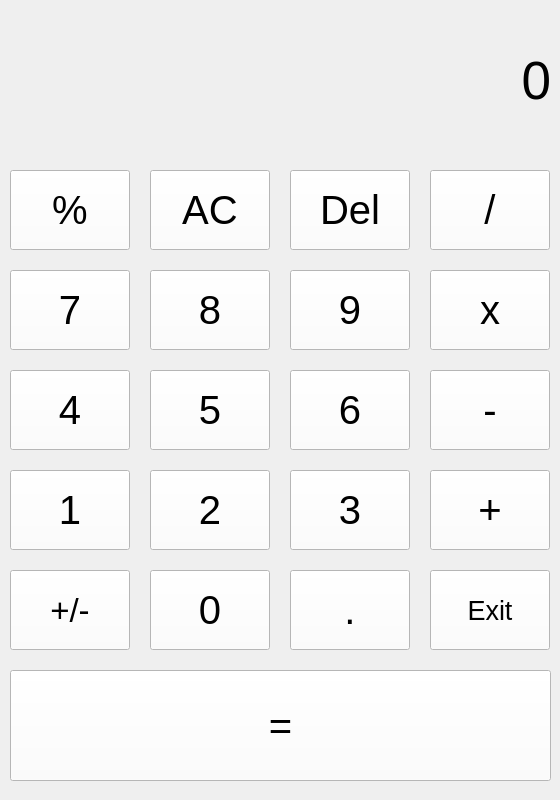
<?xml version="1.0" encoding="UTF-8"?>
<ui version="4.0">
 <class>Form</class>
 <widget class="QWidget" name="Form">
  <property name="geometry">
   <rect>
    <x>0</x>
    <y>0</y>
    <width>560</width>
    <height>800</height>
   </rect>
  </property>
  <property name="minimumSize">
   <size>
    <width>560</width>
    <height>800</height>
   </size>
  </property>
  <property name="maximumSize">
   <size>
    <width>560</width>
    <height>800</height>
   </size>
  </property>
  <property name="windowTitle">
   <string>Form</string>
  </property>
  <widget class="QLabel" name="label">
   <property name="geometry">
    <rect>
     <x>10</x>
     <y>0</y>
     <width>541</width>
     <height>161</height>
    </rect>
   </property>
   <property name="font">
    <font>
     <pointsize>40</pointsize>
    </font>
   </property>
   <property name="frameShape">
    <enum>QFrame::Box</enum>
   </property>
   <property name="lineWidth">
    <number>0</number>
   </property>
   <property name="text">
    <string>0</string>
   </property>
   <property name="alignment">
    <set>Qt::AlignRight|Qt::AlignTrailing|Qt::AlignVCenter</set>
   </property>
  </widget>
  <widget class="QPushButton" name="Percent_Button">
   <property name="geometry">
    <rect>
     <x>10</x>
     <y>170</y>
     <width>120</width>
     <height>80</height>
    </rect>
   </property>
   <property name="minimumSize">
    <size>
     <width>120</width>
     <height>80</height>
    </size>
   </property>
   <property name="maximumSize">
    <size>
     <width>160</width>
     <height>80</height>
    </size>
   </property>
   <property name="font">
    <font>
     <pointsize>30</pointsize>
     <weight>50</weight>
     <bold>false</bold>
    </font>
   </property>
   <property name="styleSheet">
    <string notr="true">QPushButton#Percent_Button{
	background-color: rgb(255, 255, 255);
}
QPushButton#Percent_Button:hover{
	background-color: rgb(211, 211, 211);
}
QPushButton#Percent_Button:pressed{
	
	background-color: rgb(143, 143, 143);
}</string>
   </property>
   <property name="text">
    <string>%</string>
   </property>
  </widget>
  <widget class="QPushButton" name="AC_Button">
   <property name="geometry">
    <rect>
     <x>150</x>
     <y>170</y>
     <width>120</width>
     <height>80</height>
    </rect>
   </property>
   <property name="minimumSize">
    <size>
     <width>120</width>
     <height>80</height>
    </size>
   </property>
   <property name="maximumSize">
    <size>
     <width>120</width>
     <height>80</height>
    </size>
   </property>
   <property name="font">
    <font>
     <pointsize>30</pointsize>
    </font>
   </property>
   <property name="styleSheet">
    <string notr="true">QPushButton#AC_Button{
	background-color: rgb(255, 255, 255);
}
QPushButton#AC_Button:hover{
	background-color: rgb(211, 211, 211);
}
QPushButton#AC_Button:pressed{
	
	background-color: rgb(143, 143, 143);
}</string>
   </property>
   <property name="text">
    <string>AC</string>
   </property>
  </widget>
  <widget class="QPushButton" name="Arrow_Button">
   <property name="geometry">
    <rect>
     <x>290</x>
     <y>170</y>
     <width>120</width>
     <height>80</height>
    </rect>
   </property>
   <property name="minimumSize">
    <size>
     <width>120</width>
     <height>80</height>
    </size>
   </property>
   <property name="maximumSize">
    <size>
     <width>120</width>
     <height>80</height>
    </size>
   </property>
   <property name="font">
    <font>
     <pointsize>30</pointsize>
    </font>
   </property>
   <property name="styleSheet">
    <string notr="true">QPushButton#Arrow_Button{
	background-color: rgb(255, 255, 255);
}
QPushButton#Arrow_Button:hover{
	background-color: rgb(211, 211, 211);
}
QPushButton#Arrow_Button:pressed{
	
	background-color: rgb(143, 143, 143);
}</string>
   </property>
   <property name="text">
    <string>Del</string>
   </property>
  </widget>
  <widget class="QPushButton" name="Div_Button">
   <property name="geometry">
    <rect>
     <x>430</x>
     <y>170</y>
     <width>120</width>
     <height>80</height>
    </rect>
   </property>
   <property name="minimumSize">
    <size>
     <width>120</width>
     <height>80</height>
    </size>
   </property>
   <property name="maximumSize">
    <size>
     <width>120</width>
     <height>80</height>
    </size>
   </property>
   <property name="font">
    <font>
     <pointsize>30</pointsize>
    </font>
   </property>
   <property name="styleSheet">
    <string notr="true">QPushButton#Div_Button{
	background-color: rgb(255, 255, 255);
}
QPushButton#Div_Button:hover{
	background-color: rgb(211, 211, 211);
}
QPushButton#Div_Button:pressed{
	
	background-color: rgb(143, 143, 143);
}</string>
   </property>
   <property name="text">
    <string>/</string>
   </property>
  </widget>
  <widget class="QPushButton" name="Number7">
   <property name="geometry">
    <rect>
     <x>10</x>
     <y>270</y>
     <width>120</width>
     <height>80</height>
    </rect>
   </property>
   <property name="minimumSize">
    <size>
     <width>120</width>
     <height>80</height>
    </size>
   </property>
   <property name="maximumSize">
    <size>
     <width>120</width>
     <height>80</height>
    </size>
   </property>
   <property name="font">
    <font>
     <pointsize>30</pointsize>
    </font>
   </property>
   <property name="styleSheet">
    <string notr="true">QPushButton#Number7{
	background-color: rgb(255, 255, 255);
}
QPushButton#Number7:hover{
	background-color: rgb(211, 211, 211);
}
QPushButton#Number7:pressed{
	
	background-color: rgb(143, 143, 143);
}</string>
   </property>
   <property name="text">
    <string>7</string>
   </property>
  </widget>
  <widget class="QPushButton" name="Number4">
   <property name="geometry">
    <rect>
     <x>10</x>
     <y>370</y>
     <width>120</width>
     <height>80</height>
    </rect>
   </property>
   <property name="minimumSize">
    <size>
     <width>120</width>
     <height>80</height>
    </size>
   </property>
   <property name="maximumSize">
    <size>
     <width>120</width>
     <height>80</height>
    </size>
   </property>
   <property name="font">
    <font>
     <pointsize>30</pointsize>
    </font>
   </property>
   <property name="styleSheet">
    <string notr="true">QPushButton#Number4{
	background-color: rgb(255, 255, 255);
}
QPushButton#Number4:hover{
	background-color: rgb(211, 211, 211);
}
QPushButton#Number4:pressed{
	
	background-color: rgb(143, 143, 143);
}</string>
   </property>
   <property name="text">
    <string>4</string>
   </property>
  </widget>
  <widget class="QPushButton" name="Number1">
   <property name="geometry">
    <rect>
     <x>10</x>
     <y>470</y>
     <width>120</width>
     <height>80</height>
    </rect>
   </property>
   <property name="minimumSize">
    <size>
     <width>120</width>
     <height>80</height>
    </size>
   </property>
   <property name="maximumSize">
    <size>
     <width>120</width>
     <height>80</height>
    </size>
   </property>
   <property name="font">
    <font>
     <pointsize>30</pointsize>
    </font>
   </property>
   <property name="styleSheet">
    <string notr="true">QPushButton#Number1{
	background-color: rgb(255, 255, 255);
}
QPushButton#Number1:hover{
	background-color: rgb(211, 211, 211);
}
QPushButton#Number1:pressed{
	
	background-color: rgb(143, 143, 143);
}</string>
   </property>
   <property name="text">
    <string>1</string>
   </property>
  </widget>
  <widget class="QPushButton" name="Number8">
   <property name="geometry">
    <rect>
     <x>150</x>
     <y>270</y>
     <width>120</width>
     <height>80</height>
    </rect>
   </property>
   <property name="minimumSize">
    <size>
     <width>120</width>
     <height>80</height>
    </size>
   </property>
   <property name="maximumSize">
    <size>
     <width>120</width>
     <height>80</height>
    </size>
   </property>
   <property name="font">
    <font>
     <pointsize>30</pointsize>
    </font>
   </property>
   <property name="styleSheet">
    <string notr="true">QPushButton#Number8{
	background-color: rgb(255, 255, 255);
}
QPushButton#Number8:hover{
	background-color: rgb(211, 211, 211);
}
QPushButton#Number8:pressed{
	
	background-color: rgb(143, 143, 143);
}</string>
   </property>
   <property name="text">
    <string>8</string>
   </property>
  </widget>
  <widget class="QPushButton" name="Number9">
   <property name="geometry">
    <rect>
     <x>290</x>
     <y>270</y>
     <width>120</width>
     <height>80</height>
    </rect>
   </property>
   <property name="minimumSize">
    <size>
     <width>120</width>
     <height>80</height>
    </size>
   </property>
   <property name="maximumSize">
    <size>
     <width>120</width>
     <height>80</height>
    </size>
   </property>
   <property name="font">
    <font>
     <pointsize>30</pointsize>
    </font>
   </property>
   <property name="styleSheet">
    <string notr="true">QPushButton#Number9{
	background-color: rgb(255, 255, 255);
}
QPushButton#Number9:hover{
	background-color: rgb(211, 211, 211);
}
QPushButton#Number9:pressed{
	
	background-color: rgb(143, 143, 143);
}</string>
   </property>
   <property name="text">
    <string>9</string>
   </property>
  </widget>
  <widget class="QPushButton" name="Multiply_Button">
   <property name="geometry">
    <rect>
     <x>430</x>
     <y>270</y>
     <width>120</width>
     <height>80</height>
    </rect>
   </property>
   <property name="minimumSize">
    <size>
     <width>120</width>
     <height>80</height>
    </size>
   </property>
   <property name="maximumSize">
    <size>
     <width>120</width>
     <height>80</height>
    </size>
   </property>
   <property name="font">
    <font>
     <pointsize>30</pointsize>
    </font>
   </property>
   <property name="styleSheet">
    <string notr="true">QPushButton#Multiply_Button{
	background-color: rgb(255, 255, 255);
}
QPushButton#Multiply_Button:hover{
	background-color: rgb(211, 211, 211);
}
QPushButton#Multiply_Button:pressed{
	
	background-color: rgb(143, 143, 143);
}</string>
   </property>
   <property name="text">
    <string>x</string>
   </property>
  </widget>
  <widget class="QPushButton" name="Number5">
   <property name="geometry">
    <rect>
     <x>150</x>
     <y>370</y>
     <width>120</width>
     <height>80</height>
    </rect>
   </property>
   <property name="minimumSize">
    <size>
     <width>120</width>
     <height>80</height>
    </size>
   </property>
   <property name="maximumSize">
    <size>
     <width>120</width>
     <height>80</height>
    </size>
   </property>
   <property name="font">
    <font>
     <pointsize>30</pointsize>
    </font>
   </property>
   <property name="styleSheet">
    <string notr="true">QPushButton#Number5{
	background-color: rgb(255, 255, 255);
}
QPushButton#Number5:hover{
	background-color: rgb(211, 211, 211);
}
QPushButton#Number5:pressed{
	
	background-color: rgb(143, 143, 143);
}</string>
   </property>
   <property name="text">
    <string>5</string>
   </property>
  </widget>
  <widget class="QPushButton" name="Number6">
   <property name="geometry">
    <rect>
     <x>290</x>
     <y>370</y>
     <width>120</width>
     <height>80</height>
    </rect>
   </property>
   <property name="minimumSize">
    <size>
     <width>120</width>
     <height>80</height>
    </size>
   </property>
   <property name="maximumSize">
    <size>
     <width>120</width>
     <height>80</height>
    </size>
   </property>
   <property name="font">
    <font>
     <pointsize>30</pointsize>
    </font>
   </property>
   <property name="styleSheet">
    <string notr="true">QPushButton#Number6{
	background-color: rgb(255, 255, 255);
}
QPushButton#Number6:hover{
	background-color: rgb(211, 211, 211);
}
QPushButton#Number6:pressed{
	
	background-color: rgb(143, 143, 143);
}</string>
   </property>
   <property name="text">
    <string>6</string>
   </property>
  </widget>
  <widget class="QPushButton" name="Minus_Button">
   <property name="geometry">
    <rect>
     <x>430</x>
     <y>370</y>
     <width>120</width>
     <height>80</height>
    </rect>
   </property>
   <property name="minimumSize">
    <size>
     <width>120</width>
     <height>80</height>
    </size>
   </property>
   <property name="maximumSize">
    <size>
     <width>80</width>
     <height>80</height>
    </size>
   </property>
   <property name="font">
    <font>
     <pointsize>30</pointsize>
    </font>
   </property>
   <property name="styleSheet">
    <string notr="true">QPushButton#Minus_Button{
	background-color: rgb(255, 255, 255);
}
QPushButton#Minus_Button:hover{
	background-color: rgb(211, 211, 211);
}
QPushButton#Minus_Button:pressed{
	
	background-color: rgb(143, 143, 143);
}</string>
   </property>
   <property name="text">
    <string>-</string>
   </property>
  </widget>
  <widget class="QPushButton" name="Number2">
   <property name="geometry">
    <rect>
     <x>150</x>
     <y>470</y>
     <width>120</width>
     <height>80</height>
    </rect>
   </property>
   <property name="minimumSize">
    <size>
     <width>120</width>
     <height>80</height>
    </size>
   </property>
   <property name="maximumSize">
    <size>
     <width>120</width>
     <height>80</height>
    </size>
   </property>
   <property name="font">
    <font>
     <pointsize>30</pointsize>
    </font>
   </property>
   <property name="styleSheet">
    <string notr="true">QPushButton#Number2{
	background-color: rgb(255, 255, 255);
}
QPushButton#Number2:hover{
	background-color: rgb(211, 211, 211);
}
QPushButton#Number2:pressed{
	
	background-color: rgb(143, 143, 143);
}</string>
   </property>
   <property name="text">
    <string>2</string>
   </property>
  </widget>
  <widget class="QPushButton" name="Number3">
   <property name="geometry">
    <rect>
     <x>290</x>
     <y>470</y>
     <width>120</width>
     <height>80</height>
    </rect>
   </property>
   <property name="minimumSize">
    <size>
     <width>120</width>
     <height>80</height>
    </size>
   </property>
   <property name="maximumSize">
    <size>
     <width>120</width>
     <height>80</height>
    </size>
   </property>
   <property name="font">
    <font>
     <pointsize>30</pointsize>
    </font>
   </property>
   <property name="styleSheet">
    <string notr="true">QPushButton#Number3{
	background-color: rgb(255, 255, 255);
}
QPushButton#Number3:hover{
	background-color: rgb(211, 211, 211);
}
QPushButton#Number3:pressed{
	
	background-color: rgb(143, 143, 143);
}</string>
   </property>
   <property name="text">
    <string>3</string>
   </property>
  </widget>
  <widget class="QPushButton" name="Add_Button">
   <property name="geometry">
    <rect>
     <x>430</x>
     <y>470</y>
     <width>120</width>
     <height>80</height>
    </rect>
   </property>
   <property name="minimumSize">
    <size>
     <width>120</width>
     <height>80</height>
    </size>
   </property>
   <property name="maximumSize">
    <size>
     <width>120</width>
     <height>80</height>
    </size>
   </property>
   <property name="font">
    <font>
     <pointsize>30</pointsize>
    </font>
   </property>
   <property name="styleSheet">
    <string notr="true">QPushButton#Add_Button{
	background-color: rgb(255, 255, 255);
}
QPushButton#Add_Button:hover{
	background-color: rgb(211, 211, 211);
}
QPushButton#Add_Button:pressed{
	
	background-color: rgb(143, 143, 143);
}</string>
   </property>
   <property name="text">
    <string>+</string>
   </property>
  </widget>
  <widget class="QPushButton" name="Change_Button">
   <property name="geometry">
    <rect>
     <x>10</x>
     <y>570</y>
     <width>120</width>
     <height>80</height>
    </rect>
   </property>
   <property name="minimumSize">
    <size>
     <width>120</width>
     <height>80</height>
    </size>
   </property>
   <property name="maximumSize">
    <size>
     <width>120</width>
     <height>80</height>
    </size>
   </property>
   <property name="font">
    <font>
     <pointsize>25</pointsize>
    </font>
   </property>
   <property name="styleSheet">
    <string notr="true">QPushButton#Change_Button{
	background-color: rgb(255, 255, 255);
}
QPushButton#Change_Button:hover{
	background-color: rgb(211, 211, 211);
}
QPushButton#Change_Button:pressed{
	
	background-color: rgb(143, 143, 143);
}</string>
   </property>
   <property name="text">
    <string>+/-</string>
   </property>
  </widget>
  <widget class="QPushButton" name="Number0">
   <property name="geometry">
    <rect>
     <x>150</x>
     <y>570</y>
     <width>120</width>
     <height>80</height>
    </rect>
   </property>
   <property name="minimumSize">
    <size>
     <width>120</width>
     <height>80</height>
    </size>
   </property>
   <property name="maximumSize">
    <size>
     <width>120</width>
     <height>80</height>
    </size>
   </property>
   <property name="font">
    <font>
     <pointsize>30</pointsize>
    </font>
   </property>
   <property name="styleSheet">
    <string notr="true">QPushButton#Number0{
	background-color: rgb(255, 255, 255);
}
QPushButton#Number0:hover{
	background-color: rgb(211, 211, 211);
}
QPushButton#Number0:pressed{
	
	background-color: rgb(143, 143, 143);
}</string>
   </property>
   <property name="text">
    <string>0</string>
   </property>
  </widget>
  <widget class="QPushButton" name="Dot_Button">
   <property name="geometry">
    <rect>
     <x>290</x>
     <y>570</y>
     <width>120</width>
     <height>80</height>
    </rect>
   </property>
   <property name="minimumSize">
    <size>
     <width>120</width>
     <height>80</height>
    </size>
   </property>
   <property name="maximumSize">
    <size>
     <width>120</width>
     <height>80</height>
    </size>
   </property>
   <property name="font">
    <font>
     <pointsize>30</pointsize>
    </font>
   </property>
   <property name="styleSheet">
    <string notr="true">QPushButton#Dot_Button{
	background-color: rgb(255, 255, 255);
}
QPushButton#Dot_Button:hover{
	background-color: rgb(211, 211, 211);
}
QPushButton#Dot_Button:pressed{
	
	background-color: rgb(143, 143, 143);
}</string>
   </property>
   <property name="text">
    <string>.</string>
   </property>
  </widget>
  <widget class="QPushButton" name="Equal_Button">
   <property name="geometry">
    <rect>
     <x>10</x>
     <y>670</y>
     <width>541</width>
     <height>111</height>
    </rect>
   </property>
   <property name="minimumSize">
    <size>
     <width>80</width>
     <height>80</height>
    </size>
   </property>
   <property name="maximumSize">
    <size>
     <width>9999</width>
     <height>9999</height>
    </size>
   </property>
   <property name="font">
    <font>
     <pointsize>30</pointsize>
    </font>
   </property>
   <property name="styleSheet">
    <string notr="true">QPushButton#Equal_Button{
	background-color: rgb(255, 255, 255);
}
QPushButton#Equal_Button:hover{
	background-color: rgb(211, 211, 211);
}
QPushButton#Equal_Button:pressed{
	
	background-color: rgb(143, 143, 143);
}</string>
   </property>
   <property name="text">
    <string>=</string>
   </property>
  </widget>
  <widget class="QPushButton" name="Exit_Button">
   <property name="geometry">
    <rect>
     <x>430</x>
     <y>570</y>
     <width>120</width>
     <height>80</height>
    </rect>
   </property>
   <property name="minimumSize">
    <size>
     <width>120</width>
     <height>80</height>
    </size>
   </property>
   <property name="maximumSize">
    <size>
     <width>120</width>
     <height>80</height>
    </size>
   </property>
   <property name="font">
    <font>
     <pointsize>20</pointsize>
    </font>
   </property>
   <property name="styleSheet">
    <string notr="true">QPushButton#Exit_Button{
	background-color: rgb(255, 255, 255);
}
QPushButton#Exit_Button:hover{
	background-color: rgb(211, 211, 211);
}
QPushButton#Exit_Button:pressed{
	
	background-color: rgb(143, 143, 143);
}</string>
   </property>
   <property name="text">
    <string>Exit</string>
   </property>
  </widget>
 </widget>
 <resources/>
 <connections/>
</ui>
